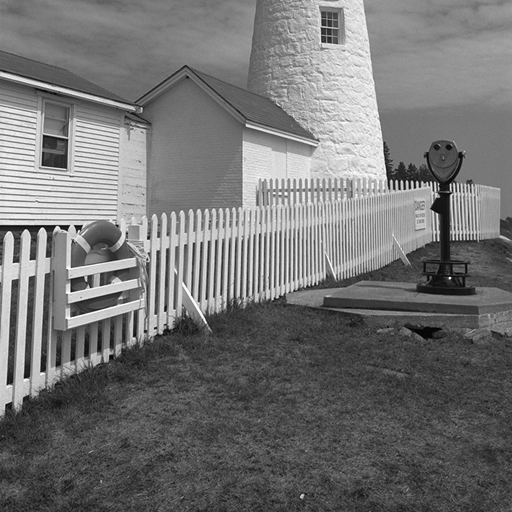
#> input picture Exercises/W3/lighthouse.png, 512 x 512 px
$ jupyter execute --allow-errors W3_exercise.ipynb   (shell and % lines are left out)
#> lines starting #> are read from the running program, lines starting #| are printed output that depends on the picture; after the words box and inside, x2 and y2 are one past the last pixel; in counts of white or black regions, pixels touching at a corner belong together
# Week 3: Edge Detection

This python notebook includes all the exercises from this session. All the needed setup, I/O and user-interaction code is already provided to let you concentrate on this week's topic.<br>
Please run all the provided code in order before running yours.<br>

This week's assignment:

## 1. Thresholded Edge Detection

Implement a function that takes as input the derivative kernels and threshold and outputs the edge image of the provided test image (lighthouse.png). Then test its output with different kernels and thresholds to compare the results. As a reference we report some suggested kernels:

Elementary derivative kernels:
$$ k_x = \left[ {\begin{array}{cc}
   -1 & 1 \\
  \end{array} } \right]
  ~~~
   k_y = \left[ {\begin{array}{c}
   -1\\
   1\\
  \end{array} } \right]$$

Sobel derivative kernels:
$$ k_x = \left[ {\begin{array}{ccc}
   -1 & 0 & 1 \\
   -2 & 0 & 2 \\
   -1 & 0 & 1 \\
  \end{array} } \right]
  ~~~
   k_y = \left[ {\begin{array}{ccc}
   -1 & -2 & -1 \\
   0 & 0 & 0 \\
   1 & 2 & 1 \\
  \end{array} } \right]$$

Prewitt derivative kernels:
$$ k_x = \left[ {\begin{array}{ccc}
   -1 & 0 & 1 \\
   -1 & 0 & 1 \\
   -1 & 0 & 1 \\
  \end{array} } \right]
  ~~~
   k_y = \left[ {\begin{array}{ccc}
   -1 & -1 & -1 \\
   0 & 0 & 0 \\
   1 & 1 & 1 \\
  \end{array} } \right]$$

Inside the function, compute the gradient images in $x$ and $y$ direction and consider a pixel $(x,y)$ to be part of an edge if $\sqrt{g_x(x,y)^2+g_y(x,y)^2}>threshold$ holds.

## 2. Canny Edge Detection

Implement edge detection using the Canny method.

1. Produce and show kernels composing derivative and gaussian blur for noise reduction
2. Produce the gradient images and show the gradient magnitude image, where each pixel contains the norm of the gradient
3. Produce the quantized gradient direction image
    1. Produce the gradient direction image, where each pixel contains the angle of the gradient
    2. Produce and show the quantized gradient image, where each pixel is an integer corresponding to a gradient direction (horizontal, primary diagonal, vertical, secondary diagonal)
4. Perform nonmaximum suppression on the gradient magnitude image for edge thinning, and show it. For each pixel, it is taken only if it is the maximum with the nearby pixels along its corresponding gradient direction.
5. Perform hysteresis on the resulting image, and show the final result of Canny Edge Detection.
    1. Select two thresholds $t_{high}$ and $t_{low}$
    2. A pixel on the nonmaximum suppressed gradient image is taken if its value is higher than $t_{low}$ and there exists any path through pixels with value higher than $t_{low}$ that connects it to a pixel with value higher than $t_{high}$.
6. Identify all the hyperparameters introduced in this exercise, play with them and understand their role. To facilitate this, in this tutorial we provide a fill-in template to change your hyperparameters with interactive sliders and visualize the output.

## 3. RANSAC Line Fitting

An edge map is full of outliers: a least-squares line fitted to all edge pixels is pulled away by every pixel that does not belong to the line. RANSAC (RANdom SAmple Consensus) estimates a model robustly by repeating the following steps:

1. Randomly sample a minimal set of points (2 points for a line) and fit a candidate line to them.
2. Count the inliers of the candidate, i.e. all points whose distance to the line is below a threshold $\tau$.
3. Keep the candidate with the largest number of inliers.

Finally, the line is re-estimated with least squares on the inliers of the best candidate only.

We represent a line in normal form $\mathbf{n}^\top \mathbf{p} + d = 0$ with $\|\mathbf{n}\| = 1$, where $\mathbf{p} = (x, y)^\top$. The distance of a point $\mathbf{p}$ to the line is then simply $|\mathbf{n}^\top \mathbf{p} + d|$. Unlike $y = mx + b$, this representation can also describe vertical lines.

1. Fill in the functions that fit a line through two points, compute point-to-line distances and fit a line to many points with (total) least squares.
2. Fill in the RANSAC loop.
3. Compute how many iterations $N$ are needed to draw at least one outlier-free sample with probability $p$, given an outlier ratio $e$ and a sample size $s$: $N = \frac{\log(1-p)}{\log\left(1-(1-e)^s\right)}$
4. Compare RANSAC with plain least squares on synthetic points with outliers.
5. Detect the dominant straight lines in the edge image of lighthouse.png by running RANSAC repeatedly, removing the inliers of each detected line. Look at the result: which lines are real, which are not, and why?

## Useful information for this tutorial:

For basics about images as numpy arrays, please refer to the second week's tutorial.

With numpy it is also possible to refer to slices of a given array by specifying the kept dimensions in the slice with `:`. For example, if we want to access the red channel of an RGB image `im` with shape `(height, width, 3)`, we can write `im[:, :, 0]`, which refers to the whole image data for the red channel only. We can optionally specify a range to be kept along a direction by writing the extreme indices around the `:` as in `min:max`. For example, accessing a patch within the pixel coordinates `(h0, w0)`, `(h1, w1)` with h0 < h1 and w0 < w1 can be done with `im[h0:h1, w0:w1, :]`.<br>
You can also index arrays based on conditions: for example to set to black all pixels with a blue component higher than 200 you can write `im[im[:, :, 2] > 200] = 0`.<br>
These references can be used both for reading an image slice and for writing a whole slice at once, without looping over it. <br>
A complete reference of numpy basic and advanced indexing rules (not necessary for this tutorial, but very useful for numpy python programming) can be found in https://numpy.org/doc/stable/user/basics.indexing.html

When doing operations between numpy arrays, all operations are executed element-wise (except for the `@` operator that performs the usual matrix multiplication). This requires the shapes (dimensions) of the involved arrays to match or to be compatible according to broadcasting rules, which are usually intuitive. An example of broadcasting is when adding a pixel value `p=np.array([70, 128, 255])` to an image `im` with shape `(height, width, 3)`: the operation is legal and the pixel value is added independently to each pixel in the image. <br>
A complete reference of numpy broadcasting rules (not necessary for this tutorial, but very useful for numpy python programming) can be found in https://numpy.org/doc/stable/user/basics.broadcasting.html .

In the following we list some useful functions.

Array initialization:<br>
`np.array(a, dtype)`: returns a copy of `a` as a numpy array. Argument `a` does not need to be a numpy array, it can be any array-like object, e.g. a python list. It is possible to specify a `dtype` argument in case we want to change the type of the original array in the returned copy. https://numpy.org/doc/stable/reference/generated/numpy.array.html<br>
`np.empty(shape, dtype)`: returns a new empty array with specified shape `shape` and the specified data type `dtype`. For this tutorial we suggest using as dtype `np.int16` for images and default for the rest. https://numpy.org/doc/stable/reference/generated/numpy.empty.html<br>
`np.ones(shape, dtype)`: returns a new array filled with ones with specified shape `shape` and the specified data type `dtype`. For this tutorial we suggest using as dtype `np.int16` for images and default for the rest. https://numpy.org/doc/stable/reference/generated/numpy.ones.html<br>
`np.zeros(shape, dtype)`: returns a new array filled with zeros with specified shape `shape` and the specified data type `dtype`. For this tutorial we suggest using as dtype `np.int16` for images and default for the rest. https://numpy.org/doc/stable/reference/generated/numpy.zeros.html<br>
`np.eye(N)` : builds the identity matrix of order `N`. https://numpy.org/doc/stable/reference/generated/numpy.eye.html<br>

Array shape management:<br>
`np.reshape(a, newshape)`: returns a reshaped view of the input array `a` having shape `newshape`, which should be specified as a tuple of integers. https://numpy.org/doc/stable/reference/generated/numpy.reshape.html<br>
`np.transpose(a)`: returns the transposed of array `a`, whose shape has reversed order with respect to `a`. Alias `a.T`. https://numpy.org/doc/stable/reference/generated/numpy.transpose.html<br>
`np.expand_dims(a, axis)`: returns the same array `a` with a new dimension of size one along the specified `axis`. You can use `np.newaxis` when slice-indexing `a` for the same result. https://numpy.org/doc/stable/reference/generated/numpy.expand_dims.html<br>

Array reductors:<br>
`np.linalg.norm(x)`: returns the L2 norm of array `x`. You can also specify a keyword argument `axis` to compute the norm only along a specific dimension (the result will have the same shape as `x`, but without the specified dimension) https://numpy.org/doc/stable/reference/generated/numpy.linalg.norm.html<br>
`np.sum(a)` : returns the sum of all the elements of array `a`. You can specify a keyword argument `axis` to compute the sum only along a specific dimension (the result will have the same shape as `a`, but without the specified dimension) https://numpy.org/doc/stable/reference/generated/numpy.sum.html<br>
`np.mean(a)` : returns the mean value of all the elements of array `a`. You can specify a keyword argument `axis` to compute the mean only along a specific dimension (the result will have the same shape as `a`, but without the specified dimension) https://numpy.org/doc/stable/reference/generated/numpy.mean.html<br>

Matrix operations:<br>
`np.linalg.inv(a)` : returns the multiplicative inverse of matrix `a`. https://numpy.org/doc/stable/reference/generated/numpy.linalg.inv.html<br>
`np.matmul(a, b)` : returns the matrix multiplication of `a` multiplied by `b`. Alias `a @ b`. https://numpy.org/doc/stable/reference/generated/numpy.matmul.html<br>

Image operations:<br>
`scipy.ndimage.convolve(input, weights)`: returns the convolution of `input` image using the `weights` image as kernel. https://docs.scipy.org/doc/scipy/reference/generated/scipy.ndimage.convolve.html<br>
`scipy.ndimage.shift(input, shift)`: returns a copy of `input` image shifted by the translation vector `shift`. Argument `shift` is in pixels, it can be not integer, in which case the result is interpolated. https://docs.scipy.org/doc/scipy/reference/generated/scipy.ndimage.shift.html<br>
`scipy.ndimage.label(input, structure)`: Segment the connected components in `input` image, considering all zero-values as separation elements. The `structure` parameter is a central-symmetric array with ones and zeros that defines when two parts are to be considered connected or not (i.e. component_1 is connected with component_2 if we can center the `structure` array on a pixel in component_1 and have at least a one in `structure` to overlap with a pixel in component_2). This function returns both the segmented image, assigning to each pixel an integer identifying its own connected component label, and the number of distinct connected components found. https://docs.scipy.org/doc/scipy/reference/generated/scipy.ndimage.label.html<br>

Boolean array operations:<br>
`np.logical_and(x1, x2)`: where `x1` and `x2` are arrays of boolean values with matching or broadcastable shape, it returns the element-wise logical and operation between `x1` and `x2`. https://numpy.org/doc/stable/reference/generated/numpy.logical_and.html<br>
`np.isin(element, test_elements)`: for each element in array `element` check whether it is contained into the array-like `test_elements`, and returns an array of boolean values of the same shape as `element`. Warning: with non-sequence `test_elements` like python sets, it produces incorrect results without throwing any exception. https://numpy.org/doc/stable/reference/generated/numpy.isin.html<br>

Miscellaneous:<br>
`np.around(a, decimals)`: rounds a floating-point array `a` to the specified number of `decimals` (zero decimals by default). Returns again a floating point array. https://numpy.org/doc/stable/reference/generated/numpy.around.html<br>
`np.maximum(x1, x2)`: where `x1` and `x2` are arrays with matching or broadcastable shape, it returns the element-wise maximum into an array with the same (or broadcasted) shape as the inputs. https://numpy.org/doc/stable/reference/generated/numpy.maximum.html<br>
`np.pi`: the usual constant for the ratio between circumference and diameter of a circle. https://numpy.org/doc/stable/reference/constants.html#numpy.pi<br>
`np.arctan2(x1, x2)`: element-wise arctan of `x1/x2` choosing the quadrant correctly. Values returned are in the range `[-pi, pi]`. https://numpy.org/doc/stable/reference/generated/numpy.arctan2.html<br>
`np.hypot(x1, x2)`: element-wise `sqrt(x1**2 + x2**2)` for calculating the gradient magnitude. https://numpy.org/doc/stable/reference/generated/numpy.hypot.html<br>

Random numbers and linear algebra (Exercise 3):<br>
`np.random.default_rng(seed)`: returns a random generator `rng`. Fixing the `seed` makes your results reproducible. https://numpy.org/doc/stable/reference/random/generator.html<br>
`rng.choice(a, size, replace=False)`: draws `size` distinct random elements from `np.arange(a)` (if `a` is an integer) or from the array `a`. https://numpy.org/doc/stable/reference/random/generated/numpy.random.Generator.choice.html<br>
`np.linalg.svd(a)`: returns the singular value decomposition `U, S, Vt` of matrix `a`. The rows of `Vt` are sorted by decreasing singular value, so `Vt[-1]` is the direction in which the data varies the least. https://numpy.org/doc/stable/reference/generated/numpy.linalg.svd.html<br>
`np.nonzero(a)`: returns the indices of the non-zero elements of `a`, one array per dimension. For an image this gives the row (y) and column (x) indices of all the non-zero pixels. https://numpy.org/doc/stable/reference/generated/numpy.nonzero.html<br>
`np.ceil(a)`, `np.log(a)`: element-wise ceiling and natural logarithm.<br>

[cell 1]
# quickstart COLAB
from pathlib import Path
if not Path('lighthouse.png').exists():
  !git clone --quiet https://github.com/tavisualcomputing/viscomp2026/
  %cd /content/viscomp2026/Exercises/W3

## EXERCISE 1 - SETUP CODE

The following cell installs required packages into the virtual machine that will run your code

Import packages to read videos, make interactive widgets and plot images.

[cell 2]
from skimage.io import imread
from scipy.ndimage import convolve, shift, label
from matplotlib.pyplot import imshow
from ipywidgets import interactive
from IPython.display import display
import matplotlib as mpl
import numpy as np

mpl.rc('image', cmap='gray')  # tell matplotlib to use gray shades for grayscale images

Reading the test image lighthouse.png in `test_im`.

[cell 3]
test_im = np.array(imread("lighthouse.png", as_gray=True), dtype=float)  # This time the image is floating point 0.0 to 1.0!
#> test_im is the input picture: shape (512, 512) float64; min 0.00784, max 1, mean 0.453
height, width = test_im.shape
#> height = 512; width = 512
print("Test image shape: ", test_im.shape)
#| Test image shape:  (512, 512)
imshow(test_im)
#> (this line was passed over: IPython is not available in this run)

Before starting, here is a function that creates a gaussian filter for you: you might find it handy later.

[cell 4]
def gaussian_filter(size, sigma):
    x, y = np.mgrid[-size//2 + 1:size//2 + 1, -size//2 + 1:size//2 + 1]
    g = np.exp(-((x**2 + y**2)/(2.0*sigma**2)))
    return g/g.sum()

#> (the rest of this cell did not finish here and is left out)

## EXERCISE 1 - PUT SOLUTION HERE

## EXERCISE 2 - PUT SOLUTION HERE

#> (a cell that did not finish here is left out)

## EXERCISE 3 - SETUP CODE

Synthetic test data: 100 points close to the line $y = 0.6x + 2$ (inliers) plus 60 outliers scattered in the upper-left part of the plot, and a helper to draw a line given in normal form.

[cell 6]
import matplotlib.pyplot as plt

rng = np.random.default_rng(0)
n_inliers, n_outliers = 100, 60
x_in = rng.uniform(0, 10, n_inliers)
y_in = 0.6 * x_in + 2 + rng.normal(0, 0.15, n_inliers)
outliers = rng.uniform([0, 5], [6, 10], size=(n_outliers, 2))  # outliers concentrated in the upper left
points = np.concatenate([np.stack([x_in, y_in], axis=1), outliers])  # shape (N, 2), each row is (x, y)
gt_inlier_mask = np.arange(len(points)) < n_inliers


def draw_line(ax, n, d, points, **kwargs):
    # draws the segment of the line n^T p + d = 0 that spans the projection of `points` onto it
    direction = np.array([-n[1], n[0]])
    foot = -d * n  # point on the line closest to the origin
    t = (points - foot) @ direction
    a, b = foot + t.min() * direction, foot + t.max() * direction
    ax.plot([a[0], b[0]], [a[1], b[1]], **kwargs)


#> (the rest of this cell did not finish here and is left out)

## EXERCISE 3 - PUT SOLUTION HERE

[cell 7]
def fit_line_two_points(p1, p2):
    # line through p1 and p2 in normal form: returns unit normal n and offset d with n^T p + d = 0
    # TODO: compute the direction of the line and rotate it by 90 degrees to get the normal
    n = ...
    # TODO: normalize n and compute d
    d = ...
    return n, d


def point_line_distance(points, n, d):
    # points: (N, 2), returns (N,) distances
    # TODO: distance of every point to the line, without a python loop
    return ...


def fit_line_least_squares(points):
    # total least squares: the line passes through the centroid, its normal is the direction of least variance
    centroid = ...  # TODO
    # TODO: use np.linalg.svd on the centered points to find the normal
    n = ...
    d = ...
    return n, d


def ransac_line(points, n_iters, threshold, rng):
#> called with points = array of shape (160, 2), threshold = 0.3
    best_inliers = np.zeros(len(points), dtype=bool)
    for _ in range(n_iters):
        # TODO: sample 2 distinct points (skip the iteration if they coincide)
        ...
        # TODO: fit a candidate line and compute its inlier mask (distance < threshold)
        inliers = ...
        # TODO: keep the candidate with the most inliers
        ...
    # TODO: refine the line with least squares on the best inlier set
    n, d = ...
    return n, d, best_inliers

[cell 8]
def ransac_num_iterations(p, outlier_ratio, sample_size):
    # number of samples needed to draw at least one outlier-free sample with probability p
    # TODO
    return ...


outlier_ratio = n_outliers / len(points)
n_iters = ransac_num_iterations(0.99, outlier_ratio, 2)
print(f"outlier ratio {outlier_ratio:.2f} -> {n_iters} iterations")
#> (the rest of this cell did not finish here and is left out)

[cell 9]
n_ls, d_ls = fit_line_least_squares(points)
#> (the rest of this cell did not finish here and is left out)

Now apply RANSAC to real edges: we take the edge pixels of lighthouse.png (with the Canny detector of scikit-image, so that this part does not depend on your Exercise 2) and detect several lines one after the other. After each detection, the inliers are removed from the point set before running RANSAC again.

[cell 10]
from skimage.feature import canny

edges = canny(test_im, sigma=3.0)
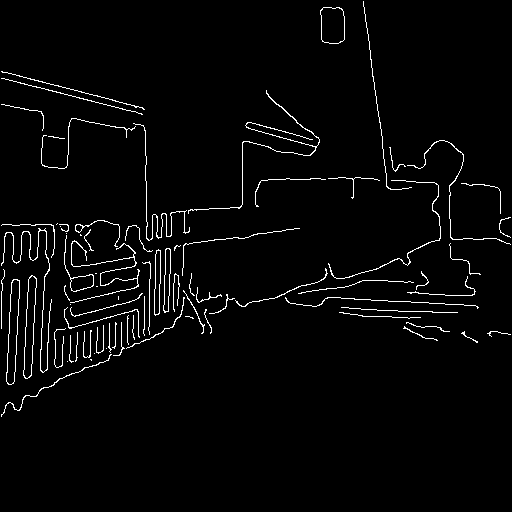
#> edges: shape (512, 512) bool; 2.7% white in thin lines or dots, all inside (x1, y1, x2, y2) = (1, 1, 511, 417)
ys, xs = np.nonzero(edges)
#> ys = 7153 values from 1 to 416; xs = 7153 values, max 510 at index 2083, min 1 at index 181, mean 200.3
edge_points = np.stack([xs, ys], axis=1).astype(float)  # (x, y) = (column, row)
#> edge_points = 7153 pairs, first value 1 to 510, second value 1 to 416
print("Number of edge pixels:", len(edge_points))
#| Number of edge pixels: 7153

rng = np.random.default_rng(0)
remaining = edge_points
#> remaining has the same summary as edge_points
#> (the rest of this cell did not finish here and is left out)
